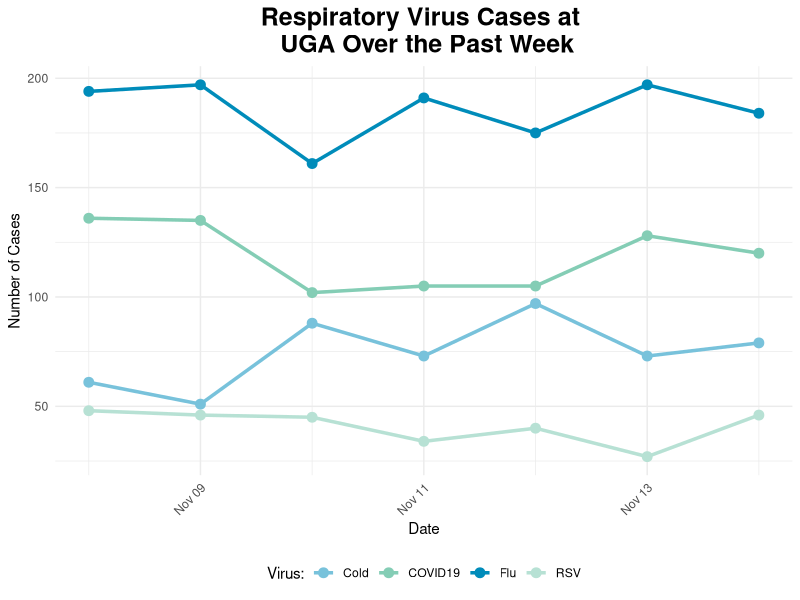

The R source for this figure:
## ---- chunk 1
library(ggplot2)
library(dplyr)
library(tidyr)

set.seed(789)

# Create mock 7-day dataset
virus_data <- data.frame(
  Date = seq.Date(from = Sys.Date()-6, to = Sys.Date(), by = "day"),
  Flu = sample(150:200, 7, replace = TRUE),          # highest
  COVID19 = sample(100:140, 7, replace = TRUE),      # second highest
  Cold = sample(50:100, 7, replace = TRUE),          # third
  RSV = sample(20:50, 7, replace = TRUE)             # lowest
)

# Convert to long format for plotting
virus_long <- virus_data %>%
  pivot_longer(cols = -Date, names_to = "Virus", values_to = "Cases")

# Plot
virus_plot <- ggplot(virus_long, aes(x = Date, y = Cases, color = Virus)) +
  geom_line(linewidth = 1.2) +
  geom_point(size = 3) +
  labs(
    title = "Respiratory Virus Cases at \n\ UGA Over the Past Week",
    x = "Date",
    y = "Number of Cases",
    color = "Virus:"
  ) +
  theme_minimal() +
  theme(
    plot.title = element_text(face = "bold", hjust = 0.5, size = 18),
    axis.text.x = element_text(angle = 45, hjust = 1),
    legend.position = "bottom"
  ) +
  scale_color_manual(values = c(
    "Flu" = "#008cba",    
    "COVID19" = "#84cdb5",  
    "Cold" = "#78c2db",     
    "RSV" = "#b7e1d4"        
  ))

virus_plot
## ---- chunk 2
library(htmltools)

tags$div(
  style = "margin-top:8px; padding:6px; border-radius:8px; 
           background-color:#BCE8D9; width:90%; text-align:center;
           box-shadow:0 2px 5px rgba(0,0,0,0.1); font-family:Arial;",
  tags$a(
    href = "https://healthcenter.uga.edu/",
    target = "_blank",
    style = "text-decoration:none; font-size:16px; font-weight:bold; color:#000000;",
    "Visit the University of Georgia's Health Center"
  )
)
## ---- chunk 3
library(htmltools)

# Summarize total cases in past week for each virus
weekly_totals <- virus_long %>%
  group_by(Virus) %>%
  summarise(Total = sum(Cases), .groups = "drop")

# Create a styled summary box
tags$div(
  style = "margin-top:15px; padding:15px; border-radius:8px; 
           background-color:#BCE8D9; width:100%; 
           box-shadow:0 2px 5px rgba(0,0,0,0.1); font-family:Arial;",
  tags$h4(paste("Diagnosed Cases in Past 7 Days (As of November 13th, 2025)", sep=""), 
          style="font-weight:bold;"),
  lapply(1:nrow(weekly_totals), function(i) {
    tags$p(
      paste(weekly_totals$Virus[i], ":", format(weekly_totals$Total[i], big.mark=",")),
      style="margin:3px 0;"
    )
  })
)
## ---- chunk 4
library(dplyr)
library(tidyr)
library(htmltools)

set.seed(42)

# --- Create 4 weeks of mock data ---
virus_data4w <- data.frame(
  Date = seq.Date(from = Sys.Date()-27, to = Sys.Date(), by = "day"),
  Flu = sample(150:200, 28, replace = TRUE),
  COVID19 = sample(100:140, 28, replace = TRUE),
  Cold = sample(50:100, 28, replace = TRUE),
  RSV = sample(20:50, 28, replace = TRUE)
)

virus_long4w <- virus_data4w %>%
  pivot_longer(cols = -Date, names_to = "Virus", values_to = "Cases")

# --- Define current week vs previous 3 weeks ---
current_week <- max(virus_long4w$Date) - 6   # last 7 days
trend_data <- virus_long4w %>%
  mutate(Period = ifelse(Date >= current_week, "CurrentWeek", "Prev3Weeks")) %>%
  group_by(Virus, Period) %>%
  summarise(Total = sum(Cases), .groups = "drop") %>%
  pivot_wider(names_from = Period, values_from = Total) %>%
  mutate(
    AvgPrevWeek = round(Prev3Weeks / 3, 1), # avg per week of previous 3
    PctChange = round(((CurrentWeek - AvgPrevWeek) / AvgPrevWeek) * 100, 1) # %
  )

# --- Styled summary box ---
tags$div(
  style = "margin-top:15px; padding:15px; border-radius:8px; 
           background-color:#C4E2F3; width:100%; 
           box-shadow:0 2px 5px rgba(0,0,0,0.1); font-family:Arial;",
  tags$h4(paste("Virus Trends From Past Three Weeks (As of November 13th, 2025)"), 
          style="font-weight:bold;"),
  lapply(1:nrow(trend_data), function(i) {
    pct <- trend_data$PctChange[i]
    color <- ifelse(pct >= 0, "#000000", "#000000")
  
    tags$p(
      paste0(trend_data$Virus[i], ": ", 
             ifelse(pct > 0, paste0("+", pct, "%"), paste0(pct, "%"))
      ),
      style = paste0("margin:4px 0; font-size:18px; font-weight:bold; color:", color, ";")
    )
  })
)
## ---- chunk 5
library(htmltools)

tags$p(
  "For instructions on how to download and set-up ViruScan please click ",
  tags$a(
    href = "https://nataliecann16.github.io/Digital-Tools-Project/about.html#how-to-download",
    target = "_blank",
    "here"
  ),
  "."
)
